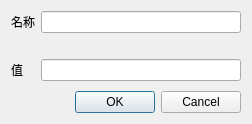
<?xml version="1.0" encoding="UTF-8"?>
<ui version="4.0">
 <class>NewDefineDialog</class>
 <widget class="QDialog" name="NewDefineDialog">
  <property name="geometry">
   <rect>
    <x>0</x>
    <y>0</y>
    <width>252</width>
    <height>124</height>
   </rect>
  </property>
  <property name="modal">
   <bool>true</bool>
  </property>
  <layout class="QVBoxLayout" name="verticalLayout">
   <item>
    <widget class="QFrame" name="form">
     <layout class="QFormLayout" name="formLayout">
      <property name="leftMargin">
       <number>0</number>
      </property>
      <property name="topMargin">
       <number>0</number>
      </property>
      <property name="rightMargin">
       <number>0</number>
      </property>
      <property name="bottomMargin">
       <number>0</number>
      </property>
      <item row="0" column="0">
       <widget class="QLabel" name="label_Name">
        <property name="text">
         <string>名称</string>
        </property>
       </widget>
      </item>
      <item row="0" column="1">
       <widget class="QLineEdit" name="lineEdit_Name">
        <property name="clearButtonEnabled">
         <bool>true</bool>
        </property>
       </widget>
      </item>
      <item row="1" column="1">
       <widget class="QLabel" name="label_NameError">
        <property name="visible">
         <bool>false</bool>
        </property>
        <property name="styleSheet">
         <string notr="true">color: rgb(255, 0, 0)</string>
        </property>
        <property name="text">
         <string/>
        </property>
       </widget>
      </item>
      <item row="2" column="1">
       <widget class="QLineEdit" name="lineEdit_Value"/>
      </item>
      <item row="2" column="0">
       <widget class="QLabel" name="label_Value">
        <property name="text">
         <string>值</string>
        </property>
       </widget>
      </item>
     </layout>
    </widget>
   </item>
   <item>
    <widget class="QDialogButtonBox" name="buttonBox">
     <property name="orientation">
      <enum>Qt::Orientation::Horizontal</enum>
     </property>
     <property name="standardButtons">
      <set>QDialogButtonBox::StandardButton::Cancel|QDialogButtonBox::StandardButton::Ok</set>
     </property>
     <property name="centerButtons">
      <bool>false</bool>
     </property>
    </widget>
   </item>
  </layout>
 </widget>
 <resources/>
 <connections/>
</ui>
